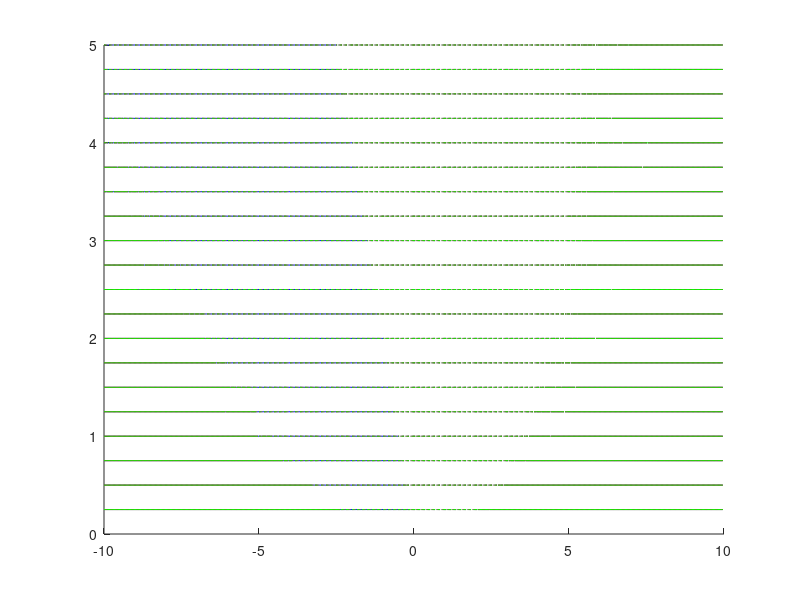

Here is the MATLAB script that generated this plot:
clear; close all;

% parameters
miu = -0.5;
sigma = 1;

% density function
f = @(t,x)1/sigma/sqrt(2*pi*t)*exp(-(x-miu*t).^2/(2*sigma^2*t));

% grid
Lx = 20;
nx = 500;
x = linspace(-Lx/2,Lx/2-Lx/nx,nx)';
Lt = 5;
nt = 20;
t = linspace(Lt/nt,Lt,nt);

% true density values
fx = zeros(nx,nt);
for i = 1:nt
    fx(:,i) = f(t(i),x);
end

% true fft
ytrue = zeros(nx,nt);
for i = 1:nt
    ytrue(:,i) = fftshift(fft(fx(:,i)))/nx;
end

% propagation
y(:,1) = ytrue(:,1);
A = zeros(nx,nx);
for n = 1:nx
    N = n-1-floor(nx/2);
    if n == 1 && mod(nx,2) == 0
        A(n,n) = -2*sigma^2*pi^2*N^2/Lx^2;
    else
        A(n,n) = -miu*2*pi*1i*N/Lx-2*sigma^2*pi^2*N^2/Lx^2;
    end
end

for i = 2:nt
    y(:,i) = expm(A*(i-1)*Lt/nt)*y(:,1);
end

% reconstruct density
freq = ((0:nx-1)-floor(nx/2))/Lx;
f_fft = @(x,y)real(sum(y.'.*exp(1i*freq*2*pi.*x),2));

% plot
figure; hold on;
for i = 1:nt
    plot3(x,ones(nx,1)*t(i),fx(:,i),'b');
    plot3(x,ones(nx,1)*t(i),f_fft(x+Lx/2,ytrue(:,i)),'r');
    plot3(x,ones(nx,1)*t(i),f_fft(x+Lx/2,y(:,i)),'g');
end


